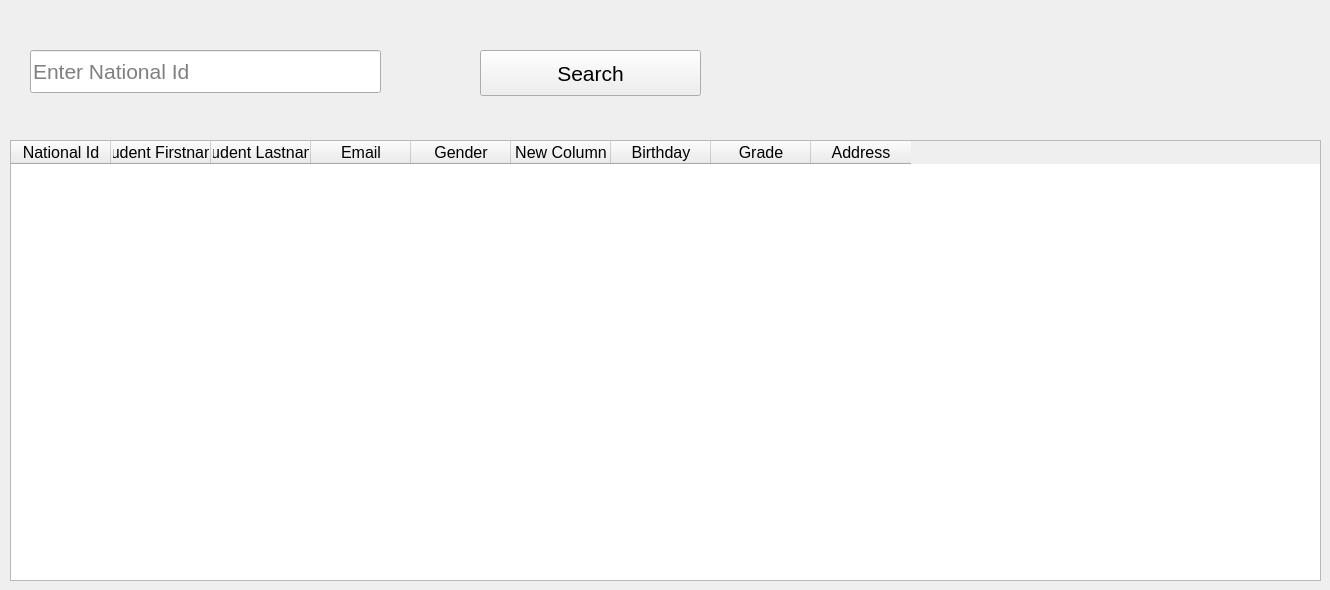
      <widget class="QWidget" name="tab_8">
       <attribute name="title">
        <string>Students Report</string>
       </attribute>
       <widget class="QTableWidget" name="student_tableWidget">
        <property name="geometry">
         <rect>
          <x>10</x>
          <y>140</y>
          <width>1311</width>
          <height>441</height>
         </rect>
        </property>
        <property name="font">
         <font>
          <pointsize>12</pointsize>
         </font>
        </property>
        <column>
         <property name="text">
          <string>National Id</string>
         </property>
        </column>
        <column>
         <property name="text">
          <string>Student Firstname</string>
         </property>
        </column>
        <column>
         <property name="text">
          <string>Student Lastname</string>
         </property>
        </column>
        <column>
         <property name="text">
          <string>Email</string>
         </property>
        </column>
        <column>
         <property name="text">
          <string>Gender</string>
         </property>
        </column>
        <column>
         <property name="text">
          <string>New Column</string>
         </property>
        </column>
        <column>
         <property name="text">
          <string>Birthday</string>
         </property>
        </column>
        <column>
         <property name="text">
          <string>Grade</string>
         </property>
        </column>
        <column>
         <property name="text">
          <string>Address</string>
         </property>
        </column>
       </widget>
       <widget class="QLineEdit" name="national_id_report_stu_lineEdit">
        <property name="geometry">
         <rect>
          <x>30</x>
          <y>50</y>
          <width>351</width>
          <height>43</height>
         </rect>
        </property>
        <property name="font">
         <font>
          <pointsize>16</pointsize>
         </font>
        </property>
        <property name="placeholderText">
         <string>Enter National Id</string>
        </property>
       </widget>
       <widget class="QPushButton" name="stu_report_searchpushButton">
        <property name="geometry">
         <rect>
          <x>480</x>
          <y>50</y>
          <width>221</width>
          <height>46</height>
         </rect>
        </property>
        <property name="font">
         <font>
          <pointsize>16</pointsize>
         </font>
        </property>
        <property name="text">
         <string>Search</string>
        </property>
       </widget>
      </widget>
